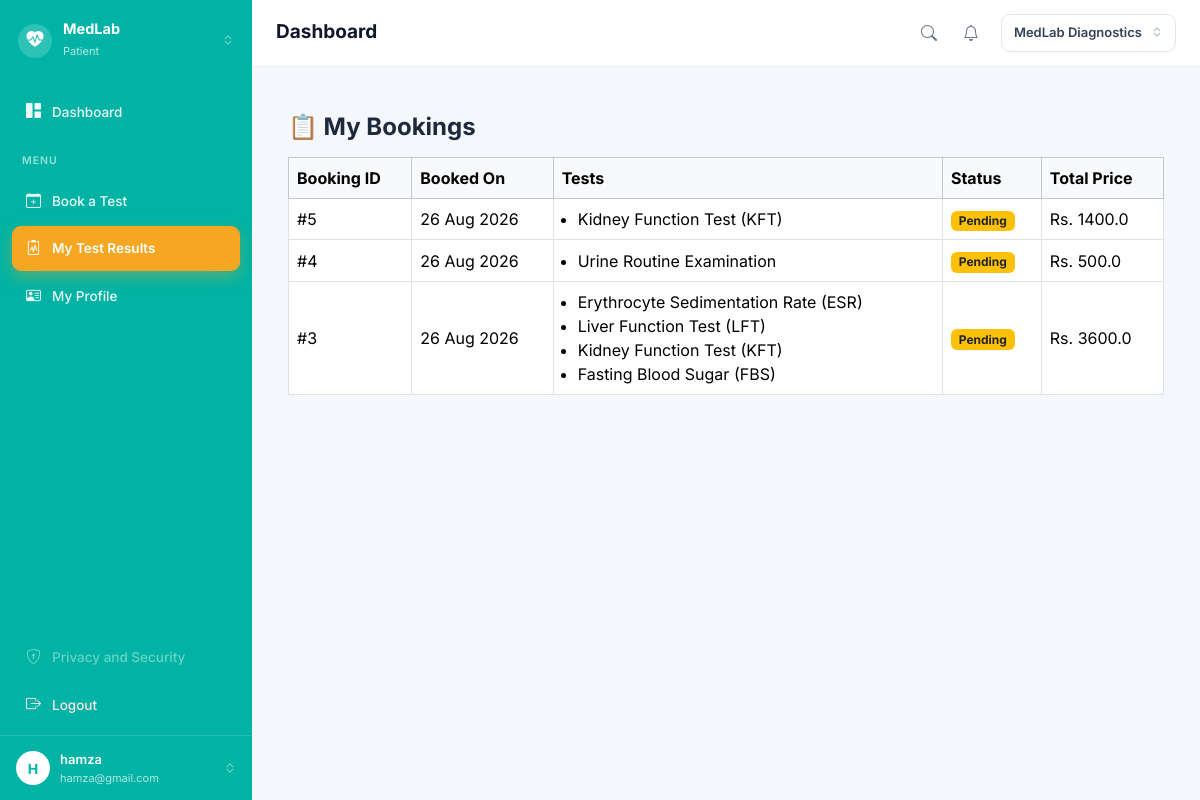
The app's page /medlab/my-bookings (signed in) with its own data.
### app/models/role.py (models this page shows, shortened)
class Role(db.Model):
    __tablename__ = "roles"
    id = db.Column(db.Integer, primary_key=True)
    name = db.Column(
        db.String(50),
        unique=True,
        nullable=False
    )
    users = db.relationship(
        "User",
        back_populates="role"
    )

### app/models/user.py (models this page shows, shortened)
class User(UserMixin, db.Model):
    __tablename__ = "users"
    id = db.Column(
        db.Integer,
        primary_key=True
    )
    name = db.Column(
        db.String(100),
        nullable=False
    )
    email = db.Column(
        db.String(120),
        unique=True,
        nullable=False,
        index=True
    )
    password_hash = db.Column(
        db.String(255),
        nullable=False
    )
    role_id = db.Column(
        db.Integer,
        db.ForeignKey("roles.id"),
        nullable=False
    )
    is_active = db.Column(
        db.Boolean,
        default=True,
        nullable=False
    )
    created_at = db.Column(
        db.DateTime,
        default=lambda: datetime.now(timezone.utc),
        nullable=False
    )
    role = db.relationship(
        "Role",
        back_populates="users"
    )

### app/models/booking.py (models this page shows, shortened)
class Booking(db.Model):
    __tablename__ = "bookings"
    id = db.Column(db.Integer, primary_key=True)
    patient_id = db.Column(
        db.Integer,
        db.ForeignKey("patients.id"),
        nullable=False
    )
    booked_by = db.Column(
        db.Integer,
        db.ForeignKey("users.id"),
        nullable=False
    )
    status = db.Column(
        db.String(30),
        default="Pending",
        nullable=False
    )   # Pending, Sample Collected, Processing, Completed, Cancelled
    scheduled_at = db.Column(db.DateTime, nullable=True)
    created_at = db.Column(
        db.DateTime,
        default=lambda: datetime.now(timezone.utc),
        nullable=False
    )
    patient = db.relationship("Patient", backref="bookings")
    items = db.relationship("BookingItem", back_populates="booking", cascade="all, delete-orphan")

class BookingItem(db.Model):
    __tablename__ = "booking_items"
    id = db.Column(db.Integer, primary_key=True)
    booking_id = db.Column(
        db.Integer,
        db.ForeignKey("bookings.id"),
        nullable=False
    )
    test_id = db.Column(
        db.Integer,
        db.ForeignKey("tests.id"),
        nullable=False
    )
    price = db.Column(db.Float, nullable=False)   # booking time ka price snapshot
    booking = db.relationship("Booking", back_populates="items")
    test = db.relationship("Test")

### app/models/test.py (models this page shows, shortened)
class Test(db.Model):
    __tablename__ = "tests"
    id = db.Column(db.Integer, primary_key=True)
    category_id = db.Column(
        db.Integer,
        db.ForeignKey("test_categories.id"),
        nullable=False
    )
    name = db.Column(db.String(150), nullable=False)
    code = db.Column(db.String(20), unique=True, nullable=False)
    price = db.Column(db.Float, nullable=False)
    sample_type = db.Column(db.String(50), nullable=True)
    turnaround_hours = db.Column(db.Integer, nullable=True)
    category = db.relationship("TestCategory", back_populates="tests")

### app/medlab/routes.py (the view)
@medlab.route("/my-bookings")
@login_required
def my_bookings():
    if current_user.role.name != "Patient":
        flash("This page is only for patients.", "danger")
        return redirect(url_for("auth.dashboard"))
    my_patient = Patient.query.filter_by(user_id=current_user.id).first()
    bookings = Booking.query.filter_by(
        patient_id=my_patient.id
    ).order_by(Booking.created_at.desc()).all()
    return render_template(
        "medlab/my_bookings.html",
        bookings=bookings
    )

### app/auth/routes.py (called while the page is built)
@login_manager.user_loader
def load_user(user_id):
    return db.session.get(
        User,
        int(user_id)
    )

### app/templates/medlab/my_bookings.html
{% extends "base.html" %}
{% block content %}
<div class="container mt-4">
    <h4 class="fw-bold mb-3">📋 My Bookings</h4>
    <table class="table table-bordered align-middle">
        <thead class="table-light">
            <tr>
                <th>Booking ID</th>
                <th>Booked On</th>
                <th>Tests</th>
                <th>Status</th>
                <th>Total Price</th>
            </tr>
        </thead>
        <tbody>
            {% for b in bookings %}
            <tr>
                <td>#{{ b.id }}</td>
                <td>{{ b.created_at.strftime('%d %b %Y') }}</td>
                <td>
                    <ul class="mb-0 ps-3">
                        {% for item in b.items %}
                        <li>{{ item.test.name }}</li>
                        {% endfor %}
                    </ul>
                </td>
                <td>
                    {% if b.status == "Pending" %}
                        <span class="badge bg-warning text-dark">{{ b.status }}</span>
                    {% elif b.status == "Completed" %}
                        <span class="badge bg-success">{{ b.status }}</span>
                    {% else %}
                        <span class="badge bg-secondary">{{ b.status }}</span>
                    {% endif %}
                </td>
                <td>
                    Rs. {{ b.items | sum(attribute="price") }}
                </td>
            </tr>
            {% else %}
            <tr>
                <td colspan="5" class="text-center text-muted">No bookings yet.</td>
            </tr>
            {% endfor %}
        </tbody>
    </table>
</div>
{% endblock %}

### app/templates/base.html (shortened to what this page needs)
<!DOCTYPE html>
<html lang="en">
<head>
    <link href="https://cdn.jsdelivr.net/npm/bootstrap@5.3.3/dist/css/bootstrap.min.css" rel="stylesheet">
    <link rel="stylesheet" href="https://cdn.jsdelivr.net/npm/bootstrap-icons@1.11.3/font/bootstrap-icons.min.css">
</head>
<body>
{% if current_user.is_authenticated %}
<div class="shell">
    <aside class="side">
        <div class="side-brand">
            <span class="brand-dot"><i class="bi bi-heart-pulse-fill"></i></span>
            <span class="brand-txt">
                <b>MedLab</b>
                <small>{{ current_user.role.name }}</small>
            </span>
            <i class="bi bi-chevron-expand" style="opacity:.6;font-size:12px;"></i>
        </div>
        <nav class="side-nav">
            <a href="{{ url_for('auth.dashboard') }}"
               class="nav-item {% if request.endpoint == 'auth.dashboard' %}active{% endif %}">
                <i class="bi bi-grid-1x2-fill"></i> Dashboard
            </a>
            <div class="side-label">Menu</div>
            {% if current_user.role.name in ["Patient", "Receptionist", "Administrator"] %}
            <a href="{{ url_for('medlab.book_test') }}"
               class="nav-item {% if request.endpoint == 'medlab.book_test' %}active{% endif %}">
                <i class="bi bi-calendar-plus"></i> Book a Test
            </a>
            {% endif %}
            {% if current_user.role.name == "Patient" %}
            <a href="{{ url_for('medlab.my_bookings') }}"
               class="nav-item {% if request.endpoint == 'medlab.my_bookings' %}active{% endif %}">
                <i class="bi bi-clipboard2-pulse"></i> My Test Results
            </a>
            {% endif %}
            <a href="{{ url_for('auth.profile') }}"
               class="nav-item {% if request.endpoint == 'auth.profile' %}active{% endif %}">
                <i class="bi bi-person-vcard"></i> My Profile
            </a>
            <div style="flex:1"></div>
            <a href="#" class="nav-item off"><i class="bi bi-shield-lock"></i> Privacy and Security</a>
            <a href="{{ url_for('auth.logout') }}" class="nav-item" style="color:#ffe4e6;">
                <i class="bi bi-box-arrow-right"></i> Logout
            </a>
        </nav>
        <a href="{{ url_for('auth.profile') }}" class="side-user">
            <span class="avatar">{{ (current_user.name or "?")[0] | upper }}</span>
            <span class="u-txt">
                <b>{{ current_user.name }}</b>
                <small>{{ current_user.email }}</small>
            </span>
            <i class="bi bi-chevron-expand" style="opacity:.6;font-size:12px;"></i>
        </a>
    </aside>
    <div class="main">
        <header class="topbar">
            <div style="display:flex;align-items:center;gap:10px;">
                <h1 class="page-title">{% block page_title %}Dashboard{% endblock %}</h1>
            </div>
            <div class="top-right">
                {% if current_user.role.name in ["Patient", "Receptionist", "Administrator"] %}
                <a href="{{ url_for('medlab.book_test') }}" class="ico-btn" title="Search tests">
                    <i class="bi bi-search"></i>
                </a>
                {% endif %}
                <a href="{{ url_for('auth.dashboard') }}" class="ico-btn" title="Notifications">
                    <i class="bi bi-bell"></i>
                </a>
                <span class="lab-pill">MedLab Diagnostics <i class="bi bi-chevron-expand"></i></span>
            </div>
        </header>
        <div class="page">
            {% block content %}{% endblock %}
        </div>
    </div>
</div>
{% endif %}
</body>
</html>

### app/templates/base.html (style rules this page uses)
:root { --teal: #00b3a4; --orange: #f5a623; --page: #f4f7fb; }
* { font-family: 'Inter', sans-serif; }
body { margin: 0; background: var(--page); color: #1e293b; }
a { text-decoration: none; }
.shell { display: flex; min-height: 100vh; }
.side { width: 252px; flex-shrink: 0; background: var(--teal); display: flex; flex-direction: column; color: #fff; position: sticky; top: 0; height: 100vh; }
.side-brand { display: flex; align-items: center; gap: 11px; padding: 20px 18px; }
.brand-dot { width: 34px; height: 34px; border-radius: 50%; background: rgba(255,255,255,.18); display: flex; align-items: center; justify-content: center; font-size: 17px; }
.brand-txt { flex: 1; min-width: 0; }
.brand-txt b { display: block; font-size: 14.5px; font-weight: 700; line-height: 1.2; }
.brand-txt small { font-size: 11px; color: rgba(255,255,255,.72); }
.side-nav { padding: 8px 12px; display: flex; flex-direction: column; gap: 3px; flex: 1; }
.side-label { font-size: 10.5px; letter-spacing: 1px; text-transform: uppercase; color: rgba(255,255,255,.6); padding: 16px 10px 7px; font-weight: 600; }
.nav-item { display: flex; align-items: center; gap: 11px; padding: 11px 14px; border-radius: 9px; color: rgba(255,255,255,.92); font-size: 13.5px; font-weight: 500; }
.nav-item i { font-size: 15px; }
.nav-item.active { background: var(--orange); color: #fff; font-weight: 600; box-shadow: 0 6px 16px rgba(245,166,35,.35); }
.nav-item.off { opacity: .45; pointer-events: none; }
.side-user { display: flex; align-items: center; gap: 10px; padding: 14px 16px; border-top: 1px solid rgba(255,255,255,.16); color: #fff; }
.avatar { width: 34px; height: 34px; border-radius: 50%; background: #fff; color: var(--teal); display: flex; align-items: center; justify-content: center; font-weight: 700; font-size: 14px; flex-shrink: 0; }
.side-user .u-txt { flex: 1; min-width: 0; }
.side-user .u-txt b { display: block; font-size: 13px; font-weight: 600; }
.side-user .u-txt small { display: block; font-size: 11px; color: rgba(255,255,255,.7); white-space: nowrap; overflow: hidden; text-overflow: ellipsis; }
.main { flex: 1; min-width: 0; display: flex; flex-direction: column; }
.topbar { background: #fff; display: flex; align-items: center; justify-content: space-between; gap: 14px; padding: 14px 24px; border-bottom: 1px solid #e9eef4; }
.page-title { font-size: 19px; font-weight: 700; color: #0f172a; margin: 0; }
.top-right { display: flex; align-items: center; gap: 6px; }
.ico-btn { width: 36px; height: 36px; border-radius: 9px; border: none; background: transparent; color: #64748b; font-size: 16px; position: relative; display: flex; align-items: center; justify-content: center; }
.lab-pill { display: flex; align-items: center; gap: 9px; border: 1px solid #e2e8f0; border-radius: 9px; padding: 8px 12px; font-size: 13px; font-weight: 600; color: #334155; margin-left: 6px; }
.lab-pill i { color: #94a3b8; font-size: 12px; }
.page { padding: 22px 24px 40px; }

### records on screen
Role: role.name "Patient"
User: name "H", name "hamza", email "hamza@gmail.com"
Booking: id "5", created_at "26 Aug 2026", status "Pending", items|sum "1400.0"
BookingItem: test.name "Kidney Function Test (KFT)"
Booking: id "4", created_at "26 Aug 2026", status "Pending", items|sum "500.0"
BookingItem: test.name "Urine Routine Examination"
Booking: id "3", created_at "26 Aug 2026", status "Pending", items|sum "3600.0"
BookingItem: test.name "Erythrocyte Sedimentation Rate (ESR)"
BookingItem: test.name "Liver Function Test (LFT)"
BookingItem: test.name "Kidney Function Test (KFT)"
BookingItem: test.name "Fasting Blood Sugar (FBS)"
